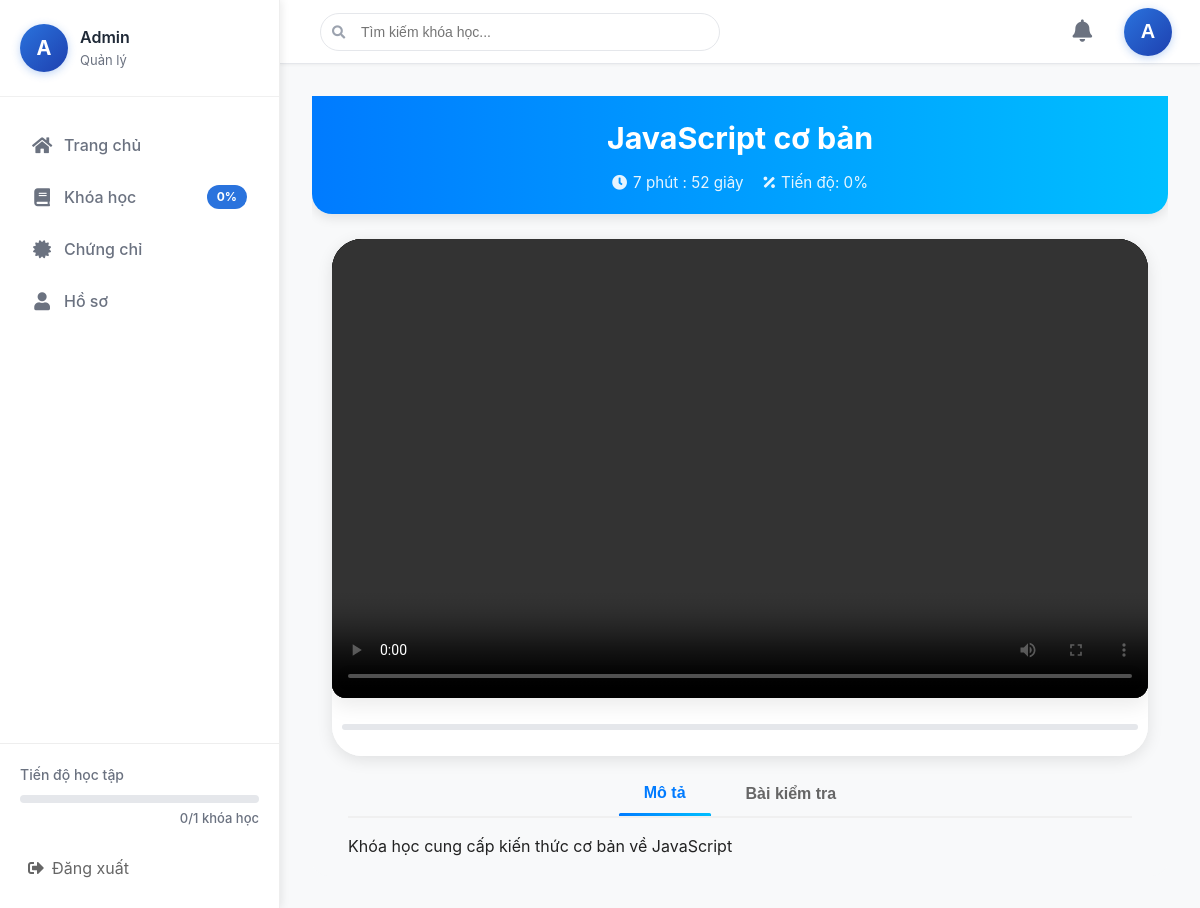
Page /subject/1 (signed in) on the committed database.
### tables this page shows
CREATE TABLE IF NOT EXISTS tblTrain_Employee (
    ID INT AUTO_INCREMENT PRIMARY KEY,
    FirstName VARCHAR(100) NOT NULL,
    LastName VARCHAR(100) NOT NULL,
    Email VARCHAR(255) NOT NULL UNIQUE,
    PasswordHash VARCHAR(255) NOT NULL COMMENT 'Use bcrypt/argon2; do NOT use MD5/SHA1',
    PositionID INT NULL,
    `Role` VARCHAR(50) NOT NULL DEFAULT 'user' COMMENT 'admin|staff|user etc',
    Status TINYINT DEFAULT 1,
    LastLoginAt DATETIME DEFAULT NULL,
    LastLoginIP VARCHAR(45),
    CreatedAt DATETIME DEFAULT CURRENT_TIMESTAMP,
    DeletedAt DATETIME DEFAULT NULL,
    INDEX idx_email (Email),
    INDEX idx_role (`Role`),
    CONSTRAINT fk_employee_position FOREIGN KEY (PositionID) REFERENCES tblTrain_Position(ID) ON DELETE SET NULL
);

CREATE TABLE IF NOT EXISTS tblTrain_Subject (
    ID INT AUTO_INCREMENT PRIMARY KEY,
    Title VARCHAR(255) NOT NULL,
    Description TEXT,
    VideoURL VARCHAR(500),
    Duration INT DEFAULT 0 COMMENT 'seconds',
    FileURL VARCHAR(500),
    KnowledgeGroupID INT NULL,
    MinWatchPercent FLOAT DEFAULT 90,
    MaxSkipSeconds INT DEFAULT 5,
    AllowRewatch TINYINT DEFAULT 1,
    RequiredScore FLOAT DEFAULT 70 COMMENT 'Percentage score required to pass (70 = 70%)',
    MinCorrectAnswers INT DEFAULT 0 COMMENT 'Minimum correct answers required to pass (0 = disabled, use RequiredScore instead)',
    ExamTimeLimit INT DEFAULT 30 COMMENT 'Exam time limit in minutes',
    Status TINYINT DEFAULT 1,
    CreatedAt DATETIME DEFAULT CURRENT_TIMESTAMP,
    DeletedAt DATETIME DEFAULT NULL,
    CONSTRAINT fk_subject_group FOREIGN KEY (KnowledgeGroupID) REFERENCES tblTrain_KnowledgeGroup(ID) ON DELETE SET NULL,
    INDEX idx_min_correct (MinCorrectAnswers)
);

### views/subject/detail.php (the view, shortened to what the rows shown need)
<?php
$duration = (int)($subject['Duration'] ?? 0);
$watched = (int)($subject['watched_seconds'] ?? 0);
$progressPercent = $duration > 0 ? min(100, round(($watched / $duration) * 100, 2)) : 0;
?>
<div class="subject-detail">
    <div class="subject-header-modern">
        <h1><?= htmlspecialchars($subject['Title'] ?? 'Khóa học') ?></h1>
        <div class="subject-meta">
            <div class="meta-item"><i class="fas fa-clock"></i> <?= floor($duration / 60) ?> phút : <?= str_pad($duration % 60, 2, '0', STR_PAD_LEFT) ?> giây</div>
            <div class="meta-item"><i class="fas fa-percentage"></i> Tiến độ: <?= $progressPercent ?>%</div>
        </div>
    </div>
    <div class="container">
        <?php if (!empty($subject['VideoURL'])): ?>
            <div class="video-container">
                <div class="video-wrapper">
                    <video id="lessonVideo" class="lesson-video" controls controlsList="nodownload" preload="metadata">
                        <source src="<?= htmlspecialchars($subject['VideoURL']) ?>" type="video/mp4">
                    </video>
                </div>
                <div class="video-info">
                    <div class="progress-bar">
                    </div>
                </div>
            </div>
        <?php endif; ?>
        <div class="content-tabs">
            <div class="tab-header">
                <button class="tab-btn active" data-tab="description">Mô tả</button>
                <button class="tab-btn" data-tab="exam">Bài kiểm tra</button>
            </div>
            <div class="tab-pane active" id="description">
                <?php if (!empty($subject['Description'])): ?>
                    <div class="description-content">
                        <?= nl2br(htmlspecialchars($subject['Description'])) ?>
                    </div>
                <?php else: ?>
                    <p>Không có mô tả.</p>
                <?php endif; ?>
            </div>
        </div>
    </div>
</div>

### index.php (shortened to what the rows shown need)
<?php
$requestUri = parse_url($_SERVER['REQUEST_URI'], PHP_URL_PATH);
$baseDir = dirname($_SERVER['SCRIPT_NAME']);
if (strpos($requestUri, $baseDir) === 0) {
    $requestUri = substr($requestUri, strlen($baseDir));
}
$request = '/' . trim($requestUri, '/');
$request = preg_replace('#/+#', '/', $request);
$loginUrl = $baseDir . '/login';
$router = new Router();
try {
    $router->handle($request);
} catch (Exception $e) {
    error_log("Error handling request: " . $e->getMessage());
    error_log("Stack trace: " . $e->getTraceAsString());
    if (!isset($_SESSION['employee_id'])) {
        if ($request === '/login') {
            if (file_exists(BASE_PATH . '/views/login.php')) {
                require_once BASE_PATH . '/views/login.php';
            } else {
                header('Location: ' . $loginUrl);
            }
        } else {
            header('Location: ' . $loginUrl);
        }
        exit;
    }
    if (getenv('APP_ENV') === 'production') {
        require_once BASE_PATH . '/views/error/500.php';
    } else {
        echo '<pre>' . $e->getMessage() . "\n" . $e->getTraceAsString() . '</pre>';
    }
}
class Router {
    private $routes = [];
    public function __construct() {
        $routesFile = BASE_PATH . '/routes.php';
        $this->routes = require $routesFile;
    }
    public function handle($request) {
        $method = $_SERVER['REQUEST_METHOD'];
        foreach ($this->routes as $pattern => $handler) {
            $parts = explode(' ', $pattern, 2);
            list($methodPattern, $pathPattern) = $parts;
            if ($methodPattern !== $method) {
                continue;
            }
            $quotedPath = preg_quote($pathPattern, '#');
            $pathRegex = '#^' . preg_replace('#\\\\:([a-zA-Z0-9_]+)#', '(?P<$1>[^/]+)', $quotedPath) . '$#';
            if (preg_match($pathRegex, $request, $matches)) {
                $params = [];
                foreach ($matches as $key => $value) {
                    if (is_string($key) && !empty($value)) {
                        $params[$key] = $value;
                    }
                }
                list($controller, $action) = explode('@', $handler);
                $instance = new $controller();
                call_user_func_array([$instance, $action], array_values($params));
                return;
            }
        }
    }
}

### views/layout/sidebar.php (shortened to what the rows shown need)
<aside class="sidebar">
    <?php
    $progress = $sidebarData['progress'] ?? ['total_subjects' => 0, 'completed_subjects' => 0, 'total_certificates' => 0];
    $position = $sidebarData['position'] ?? 'Nhân viên';
    $progressPercent = ($progress['total_subjects'] > 0)
        ? floor(($progress['completed_subjects'] / $progress['total_subjects']) * 100)
        : 0;
    ?>
    <div class="sidebar-header">
        <div class="user-info">
            <div class="avatar">
                <?= !empty($employee['FirstName']) ? strtoupper(substr($employee['FirstName'], 0, 1)) : '?' ?>
            </div>
            <div class="user-details">
                <div class="user-name"><?= htmlspecialchars($employee['FirstName'] ?? 'Unknown User') ?></div>
                <div class="user-position"><?= htmlspecialchars($position) ?></div>
            </div>
        </div>
    </div>
    <nav class="sidebar-nav">
        <a href="<?= BASE_URL ?>/dashboard" class="nav-item <?= $currentPage === 'dashboard' ? 'active' : '' ?>">
            <i class="fas fa-home"></i>
            <span>Trang chủ</span>
        </a>
        <a href="<?= BASE_URL ?>/subjects" class="nav-item <?= $currentPage === 'subjects' ? 'active' : '' ?>">
            <i class="fas fa-book"></i>
            <span>Khóa học</span>
            <?php if ($progress['total_subjects'] > 0): ?>
                <div class="progress-badge">
                    <?= $progressPercent ?>%
                </div>
            <?php endif; ?>
        </a>
        <a href="<?= BASE_URL ?>/certificates" class="nav-item <?= $currentPage === 'certificates' ? 'active' : '' ?>">
            <i class="fas fa-certificate"></i>
            <span>Chứng chỉ</span>
        </a>
        <a href="<?= BASE_URL ?>/profile" class="nav-item <?= $currentPage === 'profile' ? 'active' : '' ?>">
            <i class="fas fa-user"></i>
            <span>Hồ sơ</span>
        </a>
    </nav>
    <div class="sidebar-footer">
        <div class="progress-summary">
            <div class="progress-title">Tiến độ học tập</div>
            <div class="progress-bar">
            </div>
            <div class="progress-stats">
                <?= $progress['completed_subjects'] ?>/<?= $progress['total_subjects'] ?> khóa học
            </div>
        </div>
        <a href="<?= BASE_URL ?>/logout" class="logout-btn">
            <i class="fas fa-sign-out-alt"></i>
            <span>Đăng xuất</span>
        </a>
    </div>
</aside>

### rows in the picture
tbltrain_employee: FirstName "A", FirstName "Admin"
tbltrain_subject: Title "JavaScript cơ bản", floor($duration/60) "7", Duration "52", Description "Khóa học cung cấp kiến thức cơ bản về JavaScript"

### other values in the picture
$position "Quản lý"
$progressPercent "0"
$progress['completed_subjects'] "0"
$progress['total_subjects'] "1"
